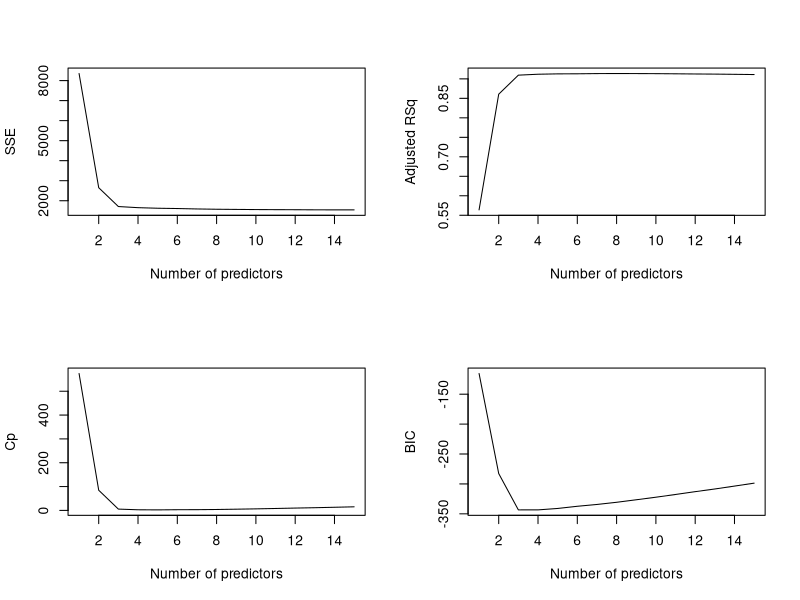
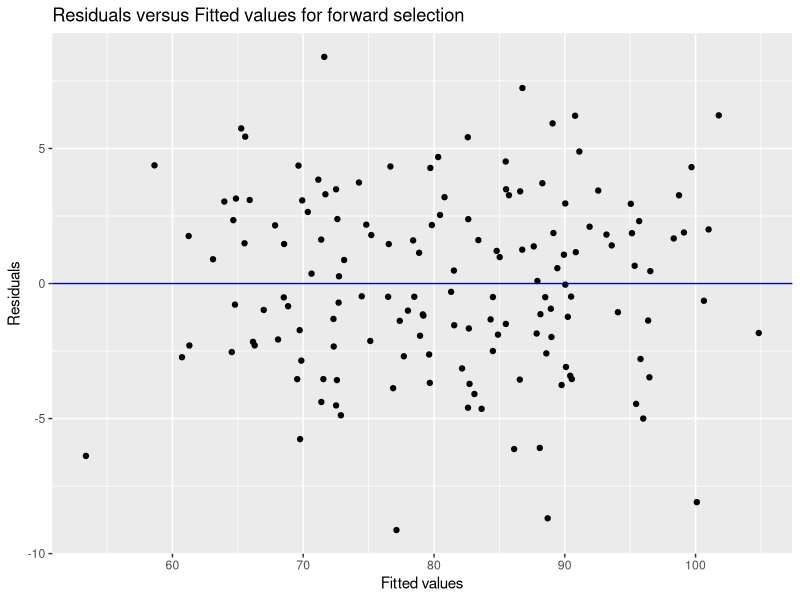
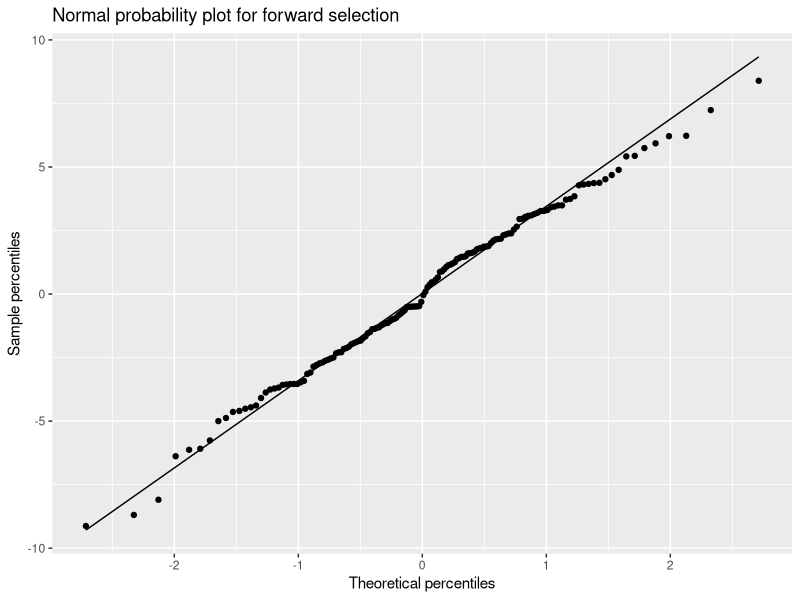
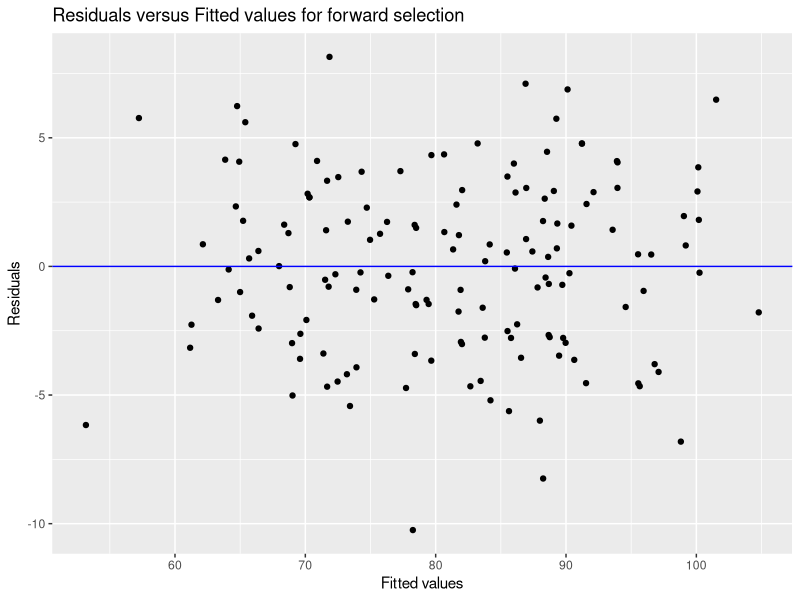
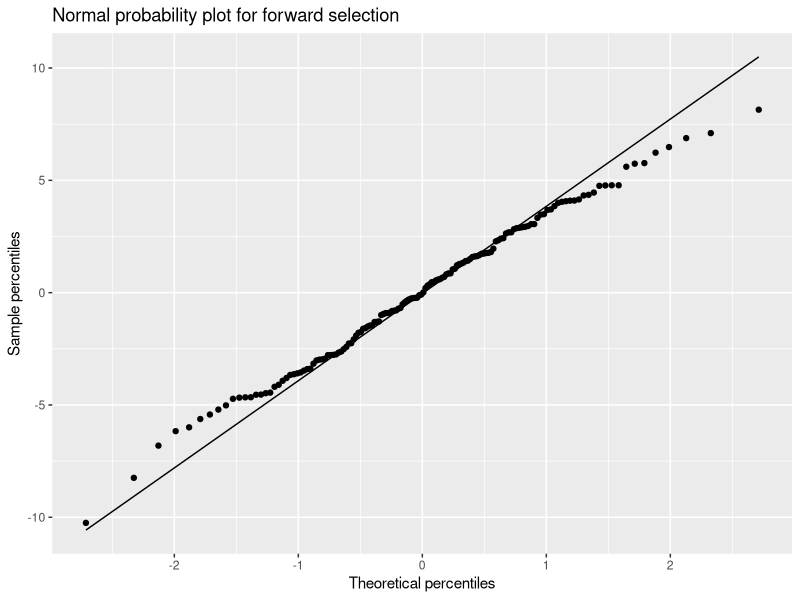

The R script that drew these images, in order:
## ---- chunk 1
knitr::opts_chunk$set(echo = TRUE)
rp3 <- read.csv("sds358proj.csv")
mydata <- rp3[c(1:18)]
library(tidyverse)
library(matrixStats)
library(car)
library(psych)
library(leaps)
vars <- c("W","League","ERA","SV","IP","H","R","ER","HR","BB","SO","AVG","AB","RBI","CS","OBP","SLG")
pred1 <- c("ERA","SV","IP","H","R","ER","HR","BB","SO","AVG","AB","RBI","CS","OBP","SLG")
pred2 <- c("W","ERA","SV","IP","H","R","ER","HR","BB","SO","AVG","AB","CS","OBP","SLG")
## ---- chunk 2
# Fit an empty model with only the response
FitStart <-lm(W ~ 1, mydata)
# Fit a full model with all predictors
FitAll <-lm(W ~ League+ERA+SV+IP+H+R+ER+HR+BB+SO+AVG+AB+RBI+CS+OBP+SLG,mydata)
# Run the stepwise regression with forward selection based on the AIC criterion
step(FitStart,direction="forward", scope =formula(FitAll))
## ---- chunk 3
# Run the stepwise regression with forward selection based on the AIC criterion 
step(FitAll,direction="backward", scope =formula(FitStart))
## ---- chunk 4
# Find the best model for each number of predictors 
models <- regsubsets(W ~ League+ERA+SV+IP+H+R+ER+HR+BB+SO+AVG+AB+RBI+CS+OBP+SLG,mydata, nvmax = 15)
models.sum <- summary(models)
# Create four plots within a 2x2 frame to compare the different criteria
par(mfrow = c(2,2))
 # SSE
 plot(models.sum$rss, xlab = "Number of predictors", ylab = "SSE", type = "l")
 # R2
 plot(models.sum$adjr2, xlab = "Number of predictors", ylab = "Adjusted RSq", type = "l")
 # Mallow's Cp
 plot(models.sum$cp, xlab = "Number of predictors", ylab = "Cp", type = "l")
 # BIC
 plot(models.sum$bic, xlab = "Number of predictors", ylab = "BIC", type = "l")
## ---- chunk 5
#Displays the best model for each number of predictors
models.sum$outmat
## ---- chunk 6
#model selected by best subsets and creates the stepwise model
subset <- lm(W ~ R + RBI + SV, mydata)
stepwise <- lm(W ~ R + RBI + SV + H +IP, mydata)
## ---- chunk 7
# Fit the model obtained from forward selection (same in this case)
mydata$resids <- residuals(stepwise)
mydata$predicted <- predict(stepwise)
ggplot(mydata, aes(x=predicted, y=resids)) + geom_point() + geom_hline(yintercept=0, color = "blue") +
 labs(title ="Residuals versus Fitted values for forward selection",
      x = "Fitted values", y = "Residuals")
## ---- chunk 8

ggplot(mydata, aes(sample = resids)) + stat_qq() + stat_qq_line() +
 labs(title ="Normal probability plot for forward selection",
      x = "Theoretical percentiles", y = "Sample percentiles")
## ---- chunk 9
# Fit the model obtained from forward selection (same in this case)
mydata$resids <- residuals(subset)
mydata$predicted <- predict(subset)
ggplot(mydata, aes(x=predicted, y=resids)) + geom_point() + geom_hline(yintercept=0, color = "blue") +
 labs(title ="Residuals versus Fitted values for forward selection",
      x = "Fitted values", y = "Residuals")
## ---- chunk 10
ggplot(mydata, aes(sample = resids)) + stat_qq() + stat_qq_line() +
 labs(title ="Normal probability plot for forward selection",
      x = "Theoretical percentiles", y = "Sample percentiles")
